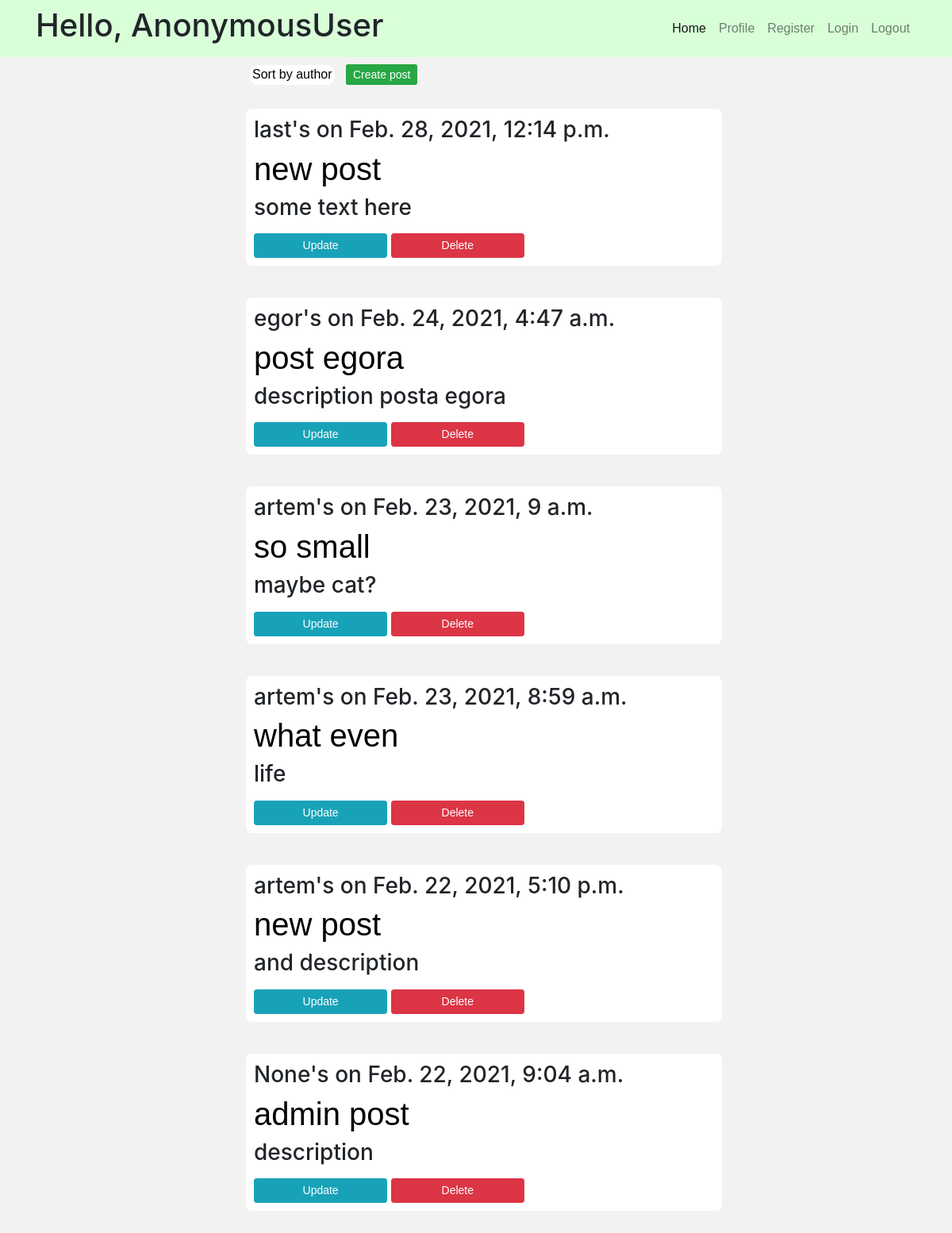
The page /order_by_date on the database as committed earlier.
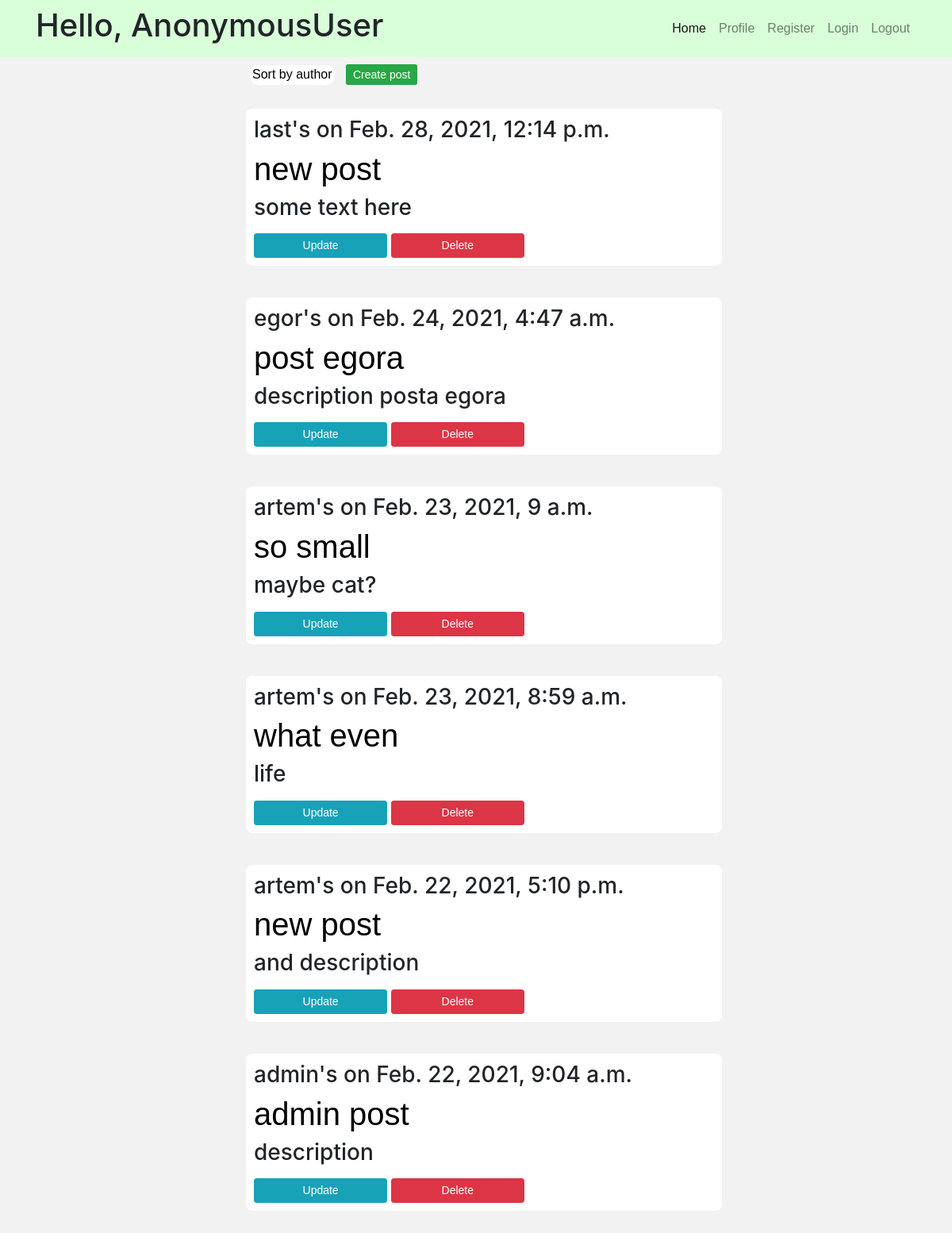
The same page on the database as committed later.
### BlogApp/models.py (models this page shows, shortened)
class Post(models.Model):
    name = models.CharField(max_length=200, default='Untitled')
    creation_date = models.DateTimeField(auto_now_add=True, null=True)
    text = models.TextField()
    description = models.TextField(max_length=200)
    user = models.ForeignKey(Guest, on_delete=models.SET_NULL, null=True)

class Guest(models.Model):
    user = models.OneToOneField(User, null=True, blank=True, on_delete=models.CASCADE)
    name = models.CharField(max_length=200, null=True)  # should be unique
    date_created = models.DateTimeField(auto_now_add=True, null=True)
    email = models.EmailField(default='example@blog.com')  # can't be change by user
    phone = models.IntegerField(blank=True, default=111111)
    profile_picture = models.ImageField(null=True, blank=True, default='profile.png')
    skype = models.CharField(max_length=50, null=True, blank=True)
    def __str__(self):
        return self.name

### BlogApp/views.py (the view)
# urls.py: path('order_by_date', views.index_order_by_date, name='home_by_date'),
def index_order_by_date(request):
    try:
        posts = Post.objects.all().order_by('-creation_date')
    except TypeError:
        template = loader.get_template('Blog/unauthenticated.html')
        return HttpResponse(template.render())
    context = {'posts': posts, 'user': request.user.username}
    return render(request, 'index.html', context)

### templates/index.html (shortened to what this page needs)
{% extends 'Blog/base.html' %}
{% block content %}
    <div class="container">
        {% if request.path == '/blog/' %}
            <a href="{% url 'Blog:home_by_date' %}"
               class="order">Sort by date</a>
        {% else %}
            <a href="{% url 'Blog:home' %}" class="order">Sort by author</a>
        {% endif %}
        <a href="{% url 'Blog:create' %}" class="btn btn-sm btn-success"
    style="width: 70%; margin: 10px; display: inline">Create post</a>
    </div>
    {% for post in posts %}
        <div class="post">
            <h3>{{ post.user }}'s on {{ post.creation_date }}</h3>
            <h1><a href="{% url 'Blog:post' post.id %}">{{ post.name }}</a></h1>
            <h3>{{ post.description }}</h3>
            <a href="{% url 'Blog:update' post.id %}" class="btn btn-sm btn-info"
                style="width: 29%">Update</a>
            <a href="{% url 'Blog:delete' post.id %}" class="btn btn-sm btn-danger"
                style="width: 29%">Delete</a>
        </div>
    {% endfor %}
{% endblock %}

Rows that differ between the two databases and show on the page:
changed Post "admin post": user "None" → "admin"
